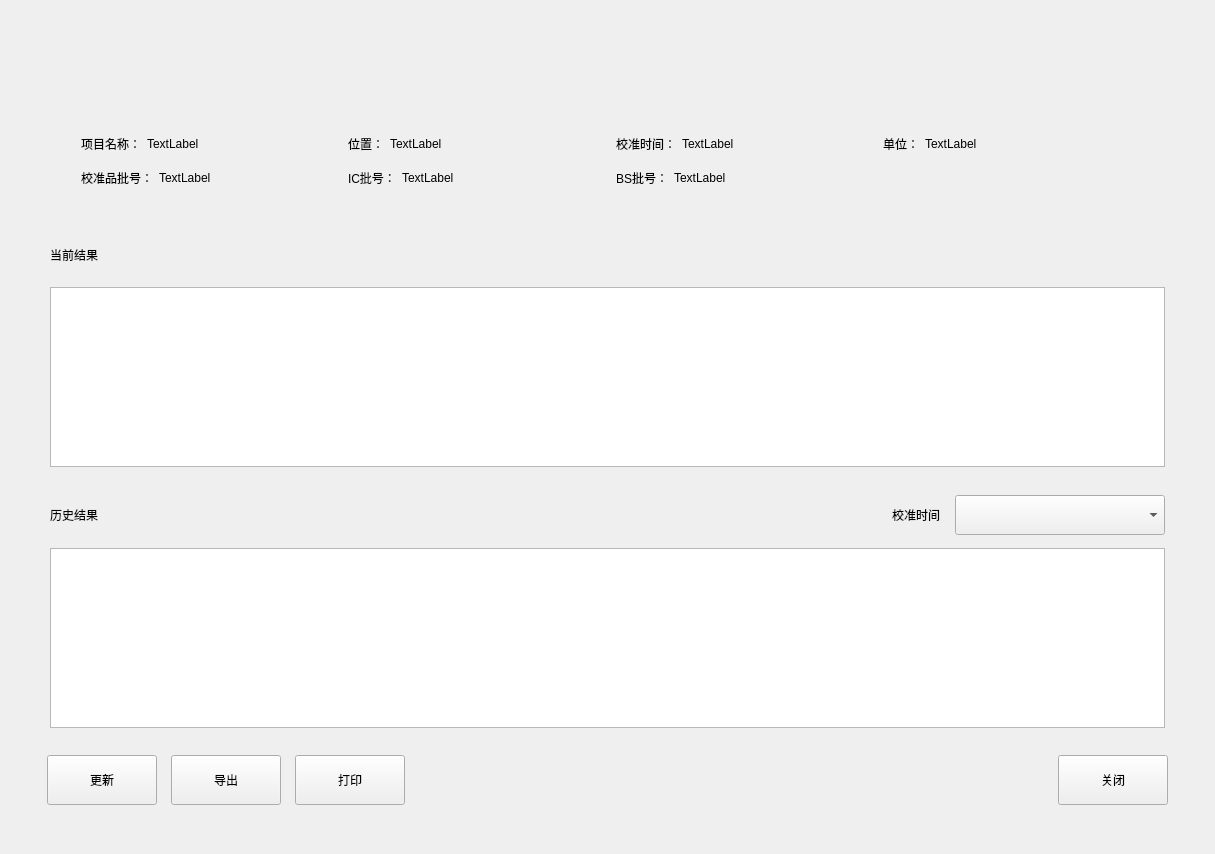
<?xml version="1.0" encoding="UTF-8"?>
<ui version="4.0">
 <class>QIseCaliBrateResult</class>
 <widget class="BaseDlg" name="QIseCaliBrateResult">
  <property name="geometry">
   <rect>
    <x>0</x>
    <y>0</y>
    <width>1215</width>
    <height>854</height>
   </rect>
  </property>
  <property name="windowTitle">
   <string>QCaliBrateResult</string>
  </property>
  <widget class="QWidget" name="bk_widget" native="true">
   <property name="geometry">
    <rect>
     <x>50</x>
     <y>100</y>
     <width>1115</width>
     <height>120</height>
    </rect>
   </property>
   <property name="borders" stdset="0">
    <string notr="true">all</string>
   </property>
   <property name="bks" stdset="0">
    <string notr="true">gray</string>
   </property>
  </widget>
  <widget class="QLabel" name="label_18">
   <property name="geometry">
    <rect>
     <x>50</x>
     <y>235</y>
     <width>621</width>
     <height>40</height>
    </rect>
   </property>
   <property name="text">
    <string>当前结果</string>
   </property>
  </widget>
  <widget class="QTableView" name="curve_cur">
   <property name="geometry">
    <rect>
     <x>50</x>
     <y>287</y>
     <width>1115</width>
     <height>180</height>
    </rect>
   </property>
   <property name="editTriggers">
    <set>QAbstractItemView::NoEditTriggers</set>
   </property>
   <property name="selectionMode">
    <enum>QAbstractItemView::SingleSelection</enum>
   </property>
   <property name="selectionBehavior">
    <enum>QAbstractItemView::SelectRows</enum>
   </property>
   <property name="showGrid">
    <bool>false</bool>
   </property>
   <property name="cornerButtonEnabled">
    <bool>false</bool>
   </property>
   <attribute name="horizontalHeaderHighlightSections">
    <bool>false</bool>
   </attribute>
   <attribute name="horizontalHeaderStretchLastSection">
    <bool>false</bool>
   </attribute>
   <attribute name="verticalHeaderDefaultSectionSize">
    <number>44</number>
   </attribute>
   <attribute name="verticalHeaderHighlightSections">
    <bool>false</bool>
   </attribute>
   <attribute name="verticalHeaderStretchLastSection">
    <bool>false</bool>
   </attribute>
  </widget>
  <widget class="QTableView" name="curve_his">
   <property name="geometry">
    <rect>
     <x>50</x>
     <y>548</y>
     <width>1115</width>
     <height>180</height>
    </rect>
   </property>
   <property name="editTriggers">
    <set>QAbstractItemView::NoEditTriggers</set>
   </property>
   <property name="tabKeyNavigation">
    <bool>false</bool>
   </property>
   <property name="showDropIndicator" stdset="0">
    <bool>false</bool>
   </property>
   <property name="dragDropOverwriteMode">
    <bool>false</bool>
   </property>
   <property name="selectionMode">
    <enum>QAbstractItemView::SingleSelection</enum>
   </property>
   <property name="selectionBehavior">
    <enum>QAbstractItemView::SelectRows</enum>
   </property>
   <property name="showGrid">
    <bool>false</bool>
   </property>
   <property name="cornerButtonEnabled">
    <bool>false</bool>
   </property>
   <attribute name="horizontalHeaderCascadingSectionResizes">
    <bool>false</bool>
   </attribute>
   <attribute name="horizontalHeaderHighlightSections">
    <bool>false</bool>
   </attribute>
   <attribute name="horizontalHeaderStretchLastSection">
    <bool>false</bool>
   </attribute>
   <attribute name="verticalHeaderCascadingSectionResizes">
    <bool>false</bool>
   </attribute>
   <attribute name="verticalHeaderDefaultSectionSize">
    <number>44</number>
   </attribute>
   <attribute name="verticalHeaderHighlightSections">
    <bool>false</bool>
   </attribute>
   <attribute name="verticalHeaderStretchLastSection">
    <bool>false</bool>
   </attribute>
  </widget>
  <widget class="QWidget" name="layoutWidget">
   <property name="geometry">
    <rect>
     <x>70</x>
     <y>120</y>
     <width>1081</width>
     <height>81</height>
    </rect>
   </property>
   <layout class="QGridLayout" name="gridLayout">
    <property name="spacing">
     <number>10</number>
    </property>
    <item row="0" column="0">
     <layout class="QHBoxLayout" name="horizontalLayout_3">
      <item>
       <widget class="QLabel" name="label0">
        <property name="text">
         <string>项目名称：</string>
        </property>
       </widget>
      </item>
      <item>
       <widget class="QLabel" name="label_0">
        <property name="text">
         <string>TextLabel</string>
        </property>
       </widget>
      </item>
      <item>
       <spacer name="horizontalSpacer_3">
        <property name="orientation">
         <enum>Qt::Horizontal</enum>
        </property>
        <property name="sizeHint" stdset="0">
         <size>
          <width>40</width>
          <height>20</height>
         </size>
        </property>
       </spacer>
      </item>
     </layout>
    </item>
    <item row="0" column="1">
     <layout class="QHBoxLayout" name="horizontalLayout_4">
      <item>
       <widget class="QLabel" name="label1">
        <property name="text">
         <string>位置：</string>
        </property>
       </widget>
      </item>
      <item>
       <widget class="QLabel" name="label_1">
        <property name="text">
         <string>TextLabel</string>
        </property>
       </widget>
      </item>
      <item>
       <spacer name="horizontalSpacer_4">
        <property name="orientation">
         <enum>Qt::Horizontal</enum>
        </property>
        <property name="sizeHint" stdset="0">
         <size>
          <width>40</width>
          <height>20</height>
         </size>
        </property>
       </spacer>
      </item>
     </layout>
    </item>
    <item row="0" column="2">
     <layout class="QHBoxLayout" name="horizontalLayout_5">
      <item>
       <widget class="QLabel" name="label2">
        <property name="text">
         <string>校准时间：</string>
        </property>
       </widget>
      </item>
      <item>
       <widget class="QLabel" name="label_2">
        <property name="text">
         <string>TextLabel</string>
        </property>
       </widget>
      </item>
      <item>
       <spacer name="horizontalSpacer_5">
        <property name="orientation">
         <enum>Qt::Horizontal</enum>
        </property>
        <property name="sizeHint" stdset="0">
         <size>
          <width>40</width>
          <height>20</height>
         </size>
        </property>
       </spacer>
      </item>
     </layout>
    </item>
    <item row="0" column="3">
     <layout class="QHBoxLayout" name="horizontalLayout_6">
      <item>
       <widget class="QLabel" name="label3">
        <property name="text">
         <string>单位：</string>
        </property>
       </widget>
      </item>
      <item>
       <widget class="QLabel" name="label_3">
        <property name="text">
         <string>TextLabel</string>
        </property>
       </widget>
      </item>
      <item>
       <spacer name="horizontalSpacer_6">
        <property name="orientation">
         <enum>Qt::Horizontal</enum>
        </property>
        <property name="sizeHint" stdset="0">
         <size>
          <width>40</width>
          <height>20</height>
         </size>
        </property>
       </spacer>
      </item>
     </layout>
    </item>
    <item row="1" column="0">
     <layout class="QHBoxLayout" name="horizontalLayout_7">
      <item>
       <widget class="QLabel" name="label4">
        <property name="text">
         <string>校准品批号：</string>
        </property>
       </widget>
      </item>
      <item>
       <widget class="QLabel" name="label_4">
        <property name="text">
         <string>TextLabel</string>
        </property>
       </widget>
      </item>
      <item>
       <spacer name="horizontalSpacer_7">
        <property name="orientation">
         <enum>Qt::Horizontal</enum>
        </property>
        <property name="sizeHint" stdset="0">
         <size>
          <width>40</width>
          <height>20</height>
         </size>
        </property>
       </spacer>
      </item>
     </layout>
    </item>
    <item row="1" column="1">
     <layout class="QHBoxLayout" name="horizontalLayout_8">
      <item>
       <widget class="QLabel" name="label5">
        <property name="text">
         <string>IC批号：</string>
        </property>
       </widget>
      </item>
      <item>
       <widget class="QLabel" name="label_5">
        <property name="text">
         <string>TextLabel</string>
        </property>
       </widget>
      </item>
      <item>
       <spacer name="horizontalSpacer_8">
        <property name="orientation">
         <enum>Qt::Horizontal</enum>
        </property>
        <property name="sizeHint" stdset="0">
         <size>
          <width>40</width>
          <height>20</height>
         </size>
        </property>
       </spacer>
      </item>
     </layout>
    </item>
    <item row="1" column="2">
     <layout class="QHBoxLayout" name="horizontalLayout_9">
      <item>
       <widget class="QLabel" name="label6">
        <property name="text">
         <string>BS批号：</string>
        </property>
       </widget>
      </item>
      <item>
       <widget class="QLabel" name="label_6">
        <property name="text">
         <string>TextLabel</string>
        </property>
       </widget>
      </item>
      <item>
       <spacer name="horizontalSpacer_9">
        <property name="orientation">
         <enum>Qt::Horizontal</enum>
        </property>
        <property name="sizeHint" stdset="0">
         <size>
          <width>40</width>
          <height>20</height>
         </size>
        </property>
       </spacer>
      </item>
     </layout>
    </item>
   </layout>
  </widget>
  <widget class="QFrame" name="line_h">
   <property name="geometry">
    <rect>
     <x>50</x>
     <y>287</y>
     <width>1115</width>
     <height>1</height>
    </rect>
   </property>
   <property name="frameShape">
    <enum>QFrame::StyledPanel</enum>
   </property>
   <property name="frameShadow">
    <enum>QFrame::Raised</enum>
   </property>
   <property name="lines" stdset="0">
    <string>solid</string>
   </property>
  </widget>
  <widget class="QFrame" name="line_v">
   <property name="geometry">
    <rect>
     <x>50</x>
     <y>287</y>
     <width>1</width>
     <height>180</height>
    </rect>
   </property>
   <property name="frameShape">
    <enum>QFrame::StyledPanel</enum>
   </property>
   <property name="frameShadow">
    <enum>QFrame::Raised</enum>
   </property>
   <property name="lines" stdset="0">
    <string>solid</string>
   </property>
  </widget>
  <widget class="QFrame" name="line_h_2">
   <property name="geometry">
    <rect>
     <x>50</x>
     <y>466</y>
     <width>1115</width>
     <height>1</height>
    </rect>
   </property>
   <property name="frameShape">
    <enum>QFrame::StyledPanel</enum>
   </property>
   <property name="frameShadow">
    <enum>QFrame::Raised</enum>
   </property>
   <property name="lines" stdset="0">
    <string>solid</string>
   </property>
  </widget>
  <widget class="QFrame" name="line_h_3">
   <property name="geometry">
    <rect>
     <x>50</x>
     <y>727</y>
     <width>1115</width>
     <height>1</height>
    </rect>
   </property>
   <property name="frameShape">
    <enum>QFrame::StyledPanel</enum>
   </property>
   <property name="frameShadow">
    <enum>QFrame::Raised</enum>
   </property>
   <property name="lines" stdset="0">
    <string>solid</string>
   </property>
  </widget>
  <widget class="QFrame" name="line_h_4">
   <property name="geometry">
    <rect>
     <x>50</x>
     <y>548</y>
     <width>1115</width>
     <height>1</height>
    </rect>
   </property>
   <property name="frameShape">
    <enum>QFrame::StyledPanel</enum>
   </property>
   <property name="frameShadow">
    <enum>QFrame::Raised</enum>
   </property>
   <property name="lines" stdset="0">
    <string>solid</string>
   </property>
  </widget>
  <widget class="QFrame" name="line_v_2">
   <property name="geometry">
    <rect>
     <x>1164</x>
     <y>287</y>
     <width>1</width>
     <height>180</height>
    </rect>
   </property>
   <property name="frameShape">
    <enum>QFrame::StyledPanel</enum>
   </property>
   <property name="frameShadow">
    <enum>QFrame::Raised</enum>
   </property>
   <property name="lines" stdset="0">
    <string>solid</string>
   </property>
  </widget>
  <widget class="QFrame" name="line_v_3">
   <property name="geometry">
    <rect>
     <x>50</x>
     <y>548</y>
     <width>1</width>
     <height>180</height>
    </rect>
   </property>
   <property name="frameShape">
    <enum>QFrame::StyledPanel</enum>
   </property>
   <property name="frameShadow">
    <enum>QFrame::Raised</enum>
   </property>
   <property name="lines" stdset="0">
    <string>solid</string>
   </property>
  </widget>
  <widget class="QFrame" name="line_v_4">
   <property name="geometry">
    <rect>
     <x>1164</x>
     <y>548</y>
     <width>1</width>
     <height>180</height>
    </rect>
   </property>
   <property name="frameShape">
    <enum>QFrame::StyledPanel</enum>
   </property>
   <property name="frameShadow">
    <enum>QFrame::Raised</enum>
   </property>
   <property name="lines" stdset="0">
    <string>solid</string>
   </property>
  </widget>
  <widget class="QWidget" name="widget" native="true">
   <property name="geometry">
    <rect>
     <x>47</x>
     <y>750</y>
     <width>1121</width>
     <height>61</height>
    </rect>
   </property>
   <layout class="QHBoxLayout" name="horizontalLayout">
    <property name="spacing">
     <number>14</number>
    </property>
    <property name="leftMargin">
     <number>0</number>
    </property>
    <property name="topMargin">
     <number>0</number>
    </property>
    <property name="rightMargin">
     <number>0</number>
    </property>
    <property name="bottomMargin">
     <number>0</number>
    </property>
    <item>
     <widget class="QPushButton" name="update_btn">
      <property name="minimumSize">
       <size>
        <width>110</width>
        <height>50</height>
       </size>
      </property>
      <property name="focusPolicy">
       <enum>Qt::NoFocus</enum>
      </property>
      <property name="text">
       <string>更新</string>
      </property>
      <property name="buttons" stdset="0">
       <string>btn_dlg</string>
      </property>
     </widget>
    </item>
    <item>
     <widget class="QPushButton" name="export_none_flat_btn">
      <property name="minimumSize">
       <size>
        <width>110</width>
        <height>50</height>
       </size>
      </property>
      <property name="focusPolicy">
       <enum>Qt::NoFocus</enum>
      </property>
      <property name="text">
       <string>导出</string>
      </property>
      <property name="buttons" stdset="0">
       <string>btn_dlg</string>
      </property>
     </widget>
    </item>
    <item>
     <widget class="QPushButton" name="print_none_flat_btn">
      <property name="minimumSize">
       <size>
        <width>110</width>
        <height>50</height>
       </size>
      </property>
      <property name="focusPolicy">
       <enum>Qt::NoFocus</enum>
      </property>
      <property name="text">
       <string>打印</string>
      </property>
      <property name="buttons" stdset="0">
       <string>btn_dlg</string>
      </property>
     </widget>
    </item>
    <item>
     <spacer name="horizontalSpacer">
      <property name="orientation">
       <enum>Qt::Horizontal</enum>
      </property>
      <property name="sizeHint" stdset="0">
       <size>
        <width>40</width>
        <height>20</height>
       </size>
      </property>
     </spacer>
    </item>
    <item>
     <widget class="QPushButton" name="close_btn">
      <property name="minimumSize">
       <size>
        <width>110</width>
        <height>50</height>
       </size>
      </property>
      <property name="focusPolicy">
       <enum>Qt::NoFocus</enum>
      </property>
      <property name="text">
       <string>关闭</string>
      </property>
      <property name="buttons" stdset="0">
       <string>btn_dlg</string>
      </property>
     </widget>
    </item>
   </layout>
  </widget>
  <widget class="QWidget" name="layoutWidget1">
   <property name="geometry">
    <rect>
     <x>0</x>
     <y>0</y>
     <width>2</width>
     <height>2</height>
    </rect>
   </property>
   <layout class="QHBoxLayout" name="horizontalLayout_2"/>
  </widget>
  <widget class="QWidget" name="widget1" native="true">
   <property name="geometry">
    <rect>
     <x>50</x>
     <y>495</y>
     <width>1115</width>
     <height>40</height>
    </rect>
   </property>
   <layout class="QHBoxLayout" name="horizontalLayout_10">
    <property name="spacing">
     <number>15</number>
    </property>
    <property name="leftMargin">
     <number>0</number>
    </property>
    <property name="topMargin">
     <number>0</number>
    </property>
    <property name="rightMargin">
     <number>0</number>
    </property>
    <property name="bottomMargin">
     <number>0</number>
    </property>
    <item>
     <widget class="QLabel" name="label_11">
      <property name="text">
       <string>历史结果</string>
      </property>
     </widget>
    </item>
    <item>
     <spacer name="horizontalSpacer_2">
      <property name="orientation">
       <enum>Qt::Horizontal</enum>
      </property>
      <property name="sizeHint" stdset="0">
       <size>
        <width>40</width>
        <height>20</height>
       </size>
      </property>
     </spacer>
    </item>
    <item>
     <widget class="QLabel" name="label_16">
      <property name="text">
       <string>校准时间</string>
      </property>
     </widget>
    </item>
    <item>
     <widget class="QComboBox" name="curve_his_times">
      <property name="minimumSize">
       <size>
        <width>210</width>
        <height>40</height>
       </size>
      </property>
     </widget>
    </item>
   </layout>
  </widget>
 </widget>
 <layoutdefault spacing="6" margin="11"/>
 <customwidgets>
  <customwidget>
   <class>BaseDlg</class>
   <extends>QWidget</extends>
   <header>shared/basedlg.h</header>
   <container>1</container>
  </customwidget>
 </customwidgets>
 <resources/>
 <connections/>
</ui>
